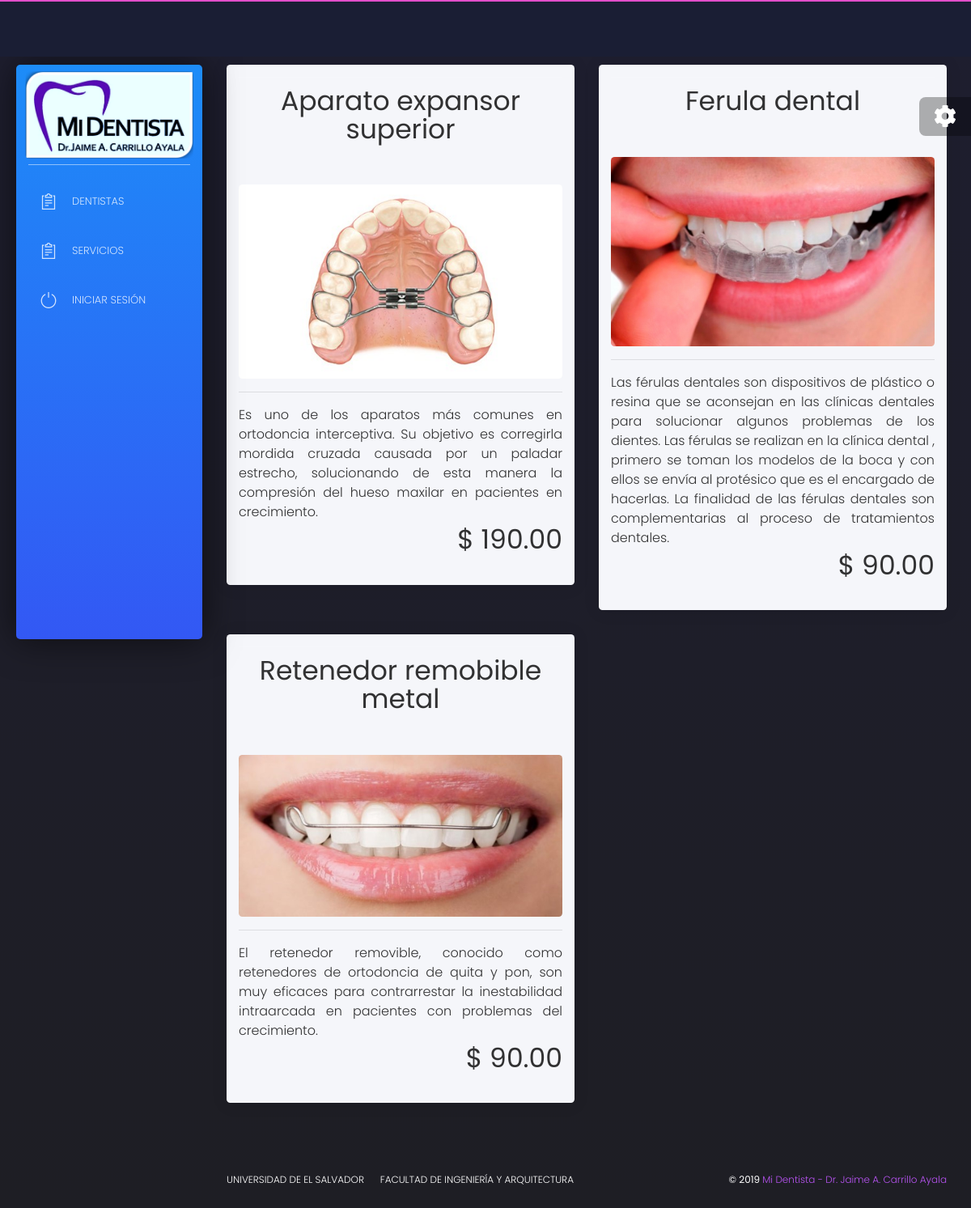
The page /core/tratamientos on the database its author committed.
### core/models.py (models this page shows, shortened)
class Tratamiento(models.Model):
    id = models.AutoField(primary_key=True)
    categoria = models.ForeignKey(Categoria, on_delete=models.CASCADE)
    nombre = models.CharField(max_length=64)
    descripcion = models.CharField(max_length=512)
    precio = models.DecimalField(max_digits=6, decimal_places=2, validators=[MinValueValidator(0)])
    precioNeto = models.DecimalField(max_digits=6, decimal_places=2, default=0, validators=[MinValueValidator(0)],)
    image = models.ImageField(upload_to='services/%Y/%m/%D/', null=True, blank=True)

### core/views.py (the view)
# urls.py: path('tratamientos', TratamientoList.as_view(), name = 'tratamientos'),
class TratamientoList(ListView):
    model = Tratamiento
    template_name = 'core/tratamiento_list.html'

### core/templates/core/tratamiento_list.html (shortened to what this page needs)
{% extends 'core/base.html' %}
{% load static %}
{% block content %}
<div class="content">
    <div class="row">
				{% for tratamiento in tratamiento_list|dictsort:'nombre'  %}
					<div class="col-md-6">
						<div class="card white-content">
							<div class="card-body" align = center>
								<table class="table table-sm" id="" width=100%>
									<tr>
										<td align = center>
											<h1 align=center>{{tratamiento.nombre}}</h1>
										</td>
									</tr>
								</table>
								<img src = {{tratamiento.image.url}}>
								<hr>
								<p align=justify><font size=3>{{tratamiento.descripcion}}</font></p>
								{% if request.user.is_superuser %}
									<table class="table table-sm" id="" width=100%>
										<tr>
											<td>
													<a href="{% url 'core:reestablecerprecio' tratamiento.id|slugify%}">
														<i class="tim-icons icon-refresh-01" style= "color:black"></i>
													</a>
											</td>
											<td>
												<h1 align = right>$ {{tratamiento.precioNeto}}</h1>
											</td>
										</tr>
									</table>
								{% else %}
									<h1 align = right>$ {{tratamiento.precioNeto}}</h1>
								{% endif %}
							</div>
						</div>
					</div>
				  {% endfor %}
	</div>
</div>
{% endblock %}

### rows shown on the page
Tratamiento: nombre "Aparato expansor superior", image (picture), descripcion "Es uno de los aparatos más comunes en ortodoncia interceptiva. Su objetivo es corregirla mordida cruzada causada por un paladar estrecho, solucionando de esta manera la compresión del hueso maxilar en pacientes en crecimiento.", precioNeto "190.00"
Tratamiento: nombre "Ferula dental", image (picture), descripcion "Las férulas dentales son dispositivos de plástico o resina que se aconsejan en las clínicas dentales para solucionar algunos problemas de los dientes. Las férulas se realizan en la clínica dental , primero se toman los modelos de la boca y con ellos se envía al protésico que es el encargado de hacerlas. La finalidad de las férulas dentales son complementarias al proceso de tratamientos dentales.", precioNeto "90.00"
Tratamiento: nombre "Retenedor remobible metal", image (picture), descripcion "El retenedor removible, conocido como retenedores de ortodoncia de quita y pon, son muy eficaces para contrarrestar la inestabilidad intraarcada en pacientes con problemas del crecimiento.", precioNeto "90.00"
